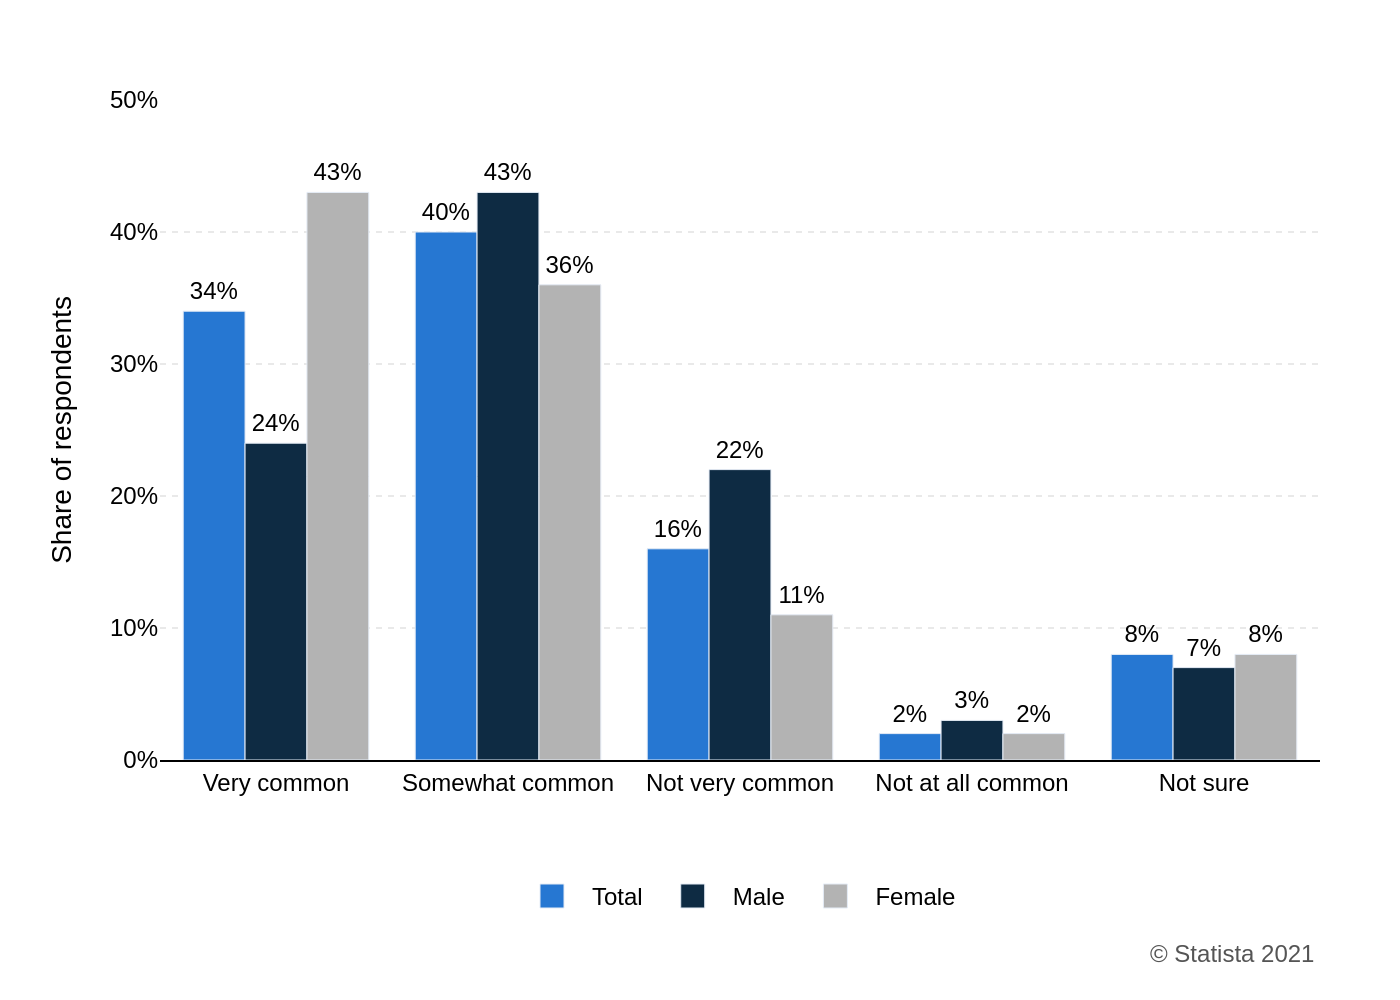

Write the Python code that produced this figure.
import sys
import json
import pathlib
import plotly.graph_objects as go

# Check for command-line argument
if len(sys.argv) != 2:
    print("Usage: python generate_chart.py <json_file_path>")
    sys.exit(1)

json_path = pathlib.Path(sys.argv[1])
if not json_path.is_file():
    print(f"Error: JSON file not found at {json_path}")
    sys.exit(1)

# Load data from JSON file
with open(json_path, 'r', encoding='utf-8') as f:
    chart_config = json.load(f)

chart_data = chart_config['chart_data']
texts = chart_config['texts']
colors = chart_config['colors']

# Create figure
fig = go.Figure()

# Add traces for each series
for i, series in enumerate(chart_data['series']):
    fig.add_trace(go.Bar(
        x=chart_data['categories'],
        y=series['data'],
        name=series['name'],
        marker_color=colors[i],
        text=[f'{y}%' for y in series['data']],
        textposition='outside',
        cliponaxis=False,
        textfont=dict(family='Arial', size=12, color='black')
    ))

# Update layout
fig.update_layout(
    barmode='group',
    plot_bgcolor='white',
    paper_bgcolor='white',
    font=dict(family="Arial", size=12, color="black"),
    margin=dict(l=80, r=40, t=50, b=120),
    xaxis=dict(
        title_text=texts['x_axis_title'],
        showgrid=False,
        showline=True,
        linewidth=1,
        linecolor='black',
        zeroline=False,
        tickfont=dict(size=12)
    ),
    yaxis=dict(
        title_text=texts['y_axis_title'],
        range=[0, 50],
        dtick=10,
        ticksuffix='%',
        showgrid=True,
        gridcolor='#e9e9e9',
        gridwidth=1,
        griddash='dot',
        zeroline=False,
        showline=False,
        title_standoff=15
    ),
    legend=dict(
        orientation='h',
        yanchor='bottom',
        y=-0.25,
        xanchor='center',
        x=0.5,
        traceorder='normal'
    ),
    annotations=[
        dict(
            xref='paper',
            yref='paper',
            x=1.0,
            y=-0.32,
            xanchor='right',
            yanchor='bottom',
            text=texts['source'],
            showarrow=False,
            font=dict(family='Arial', size=12, color='#555555')
        )
    ]
)

# Generate output filename from JSON path
output_filename = json_path.with_suffix('.png')

# Save the figure
fig.write_image(output_filename, scale=2)

print(f"Chart saved to {output_filename}")
